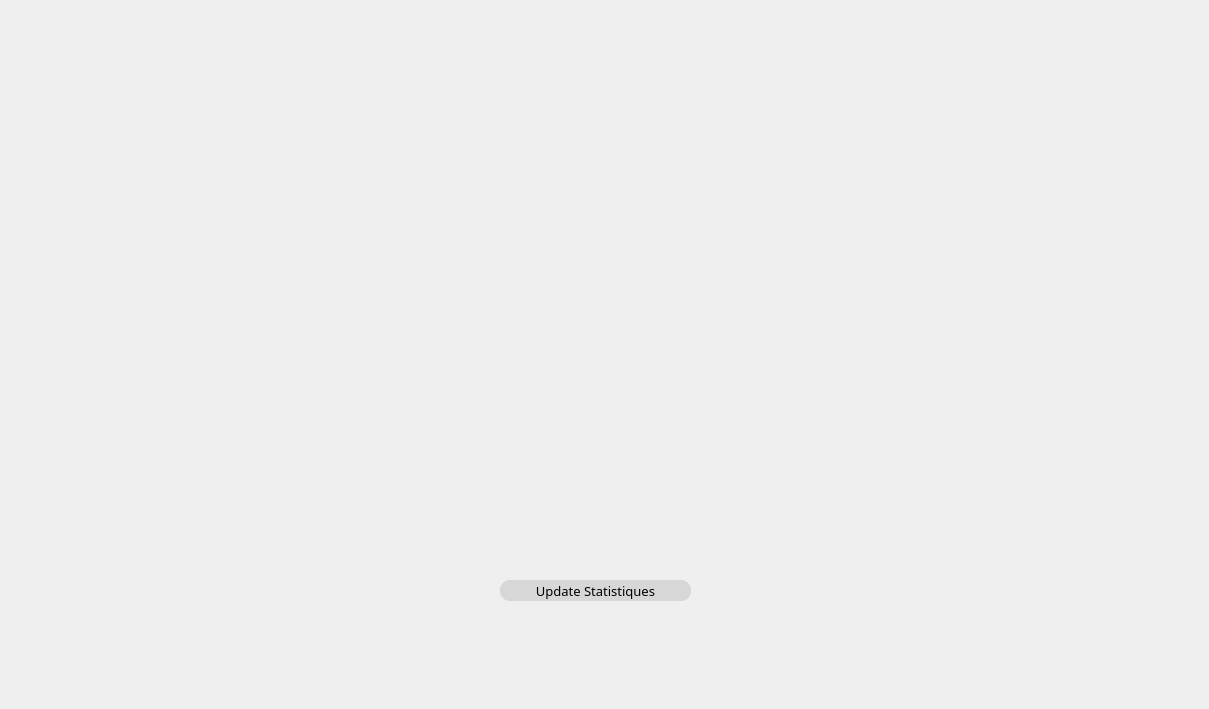
      <widget class="QWidget" name="Statistiques">
       <attribute name="title">
        <string>Statistiques</string>
       </attribute>
       <widget class="QLabel" name="Ens_label_Stats">
        <property name="geometry">
         <rect>
          <x>310</x>
          <y>0</y>
          <width>570</width>
          <height>570</height>
         </rect>
        </property>
        <property name="text">
         <string/>
        </property>
       </widget>
       <widget class="QPushButton" name="Ens_push_UpdateStats">
        <property name="geometry">
         <rect>
          <x>500</x>
          <y>580</y>
          <width>191</width>
          <height>21</height>
         </rect>
        </property>
        <property name="font">
         <font>
          <family>Montserrat Medium</family>
          <pointsize>10</pointsize>
         </font>
        </property>
        <property name="styleSheet">
         <string notr="true">QPushButton {
background-color:  rgba(170, 170, 170, 90);
border-radius: 10px;
}
QPushButton:hover {
background-color: qlineargradient(spread:pad, x1:0, y1:0, x2:0, y2:1, stop:0  rgba(170, 170, 170, 150), stop:1  rgba(170, 170, 170, 90));
}
</string>
        </property>
        <property name="text">
         <string>Update Statistiques</string>
        </property>
       </widget>
       <widget class="QLabel" name="background_7">
        <property name="geometry">
         <rect>
          <x>-9</x>
          <y>-36</y>
          <width>1200</width>
          <height>700</height>
         </rect>
        </property>
        <property name="styleSheet">
         <string notr="true">background: url(:/png/resources/background.png)</string>
        </property>
        <property name="text">
         <string/>
        </property>
       </widget>
       <zorder>background_7</zorder>
       <zorder>Ens_label_Stats</zorder>
       <zorder>Ens_push_UpdateStats</zorder>
      </widget>
